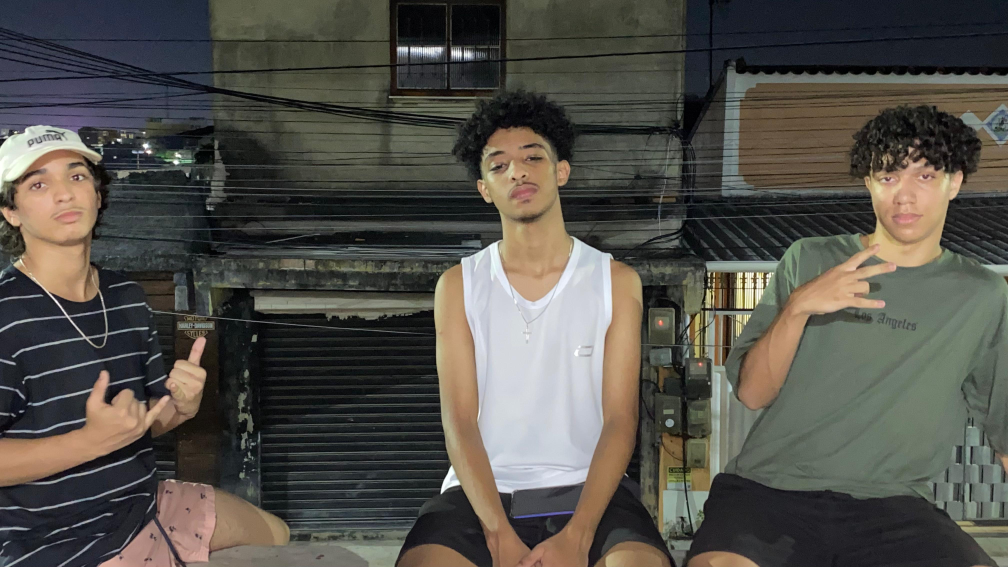
#> input picture pic.jpg, 4032 x 2268 px, given in place of the camera (shown at 1/4 size)
$ python ReconhecimentoFacial.py
#> lines starting #> are read from the running program, lines starting #| are printed output that depends on the picture; after the words box and inside, x2 and y2 are one past the last pixel; in counts of white or black regions, pixels touching at a corner belong together
import cv2

cap = cv2.VideoCapture(0)
larg = 640
altu = 360

#Importando os modelos
face_cascade = cv2.CascadeClassifier("haarcascades/haarcascade_frontalface_default.xml")
eye_cascade = cv2.CascadeClassifier("haarcascades/haarcascade_eye.xml")

while True:
    ret,video = cap.read()
#> video is the input picture: shape (2268, 4032, 3); mean B, G, R 74.1, 80.5, 83.1
    video = cv2.flip(video, 1) #Inverte a webcam, concerta ela
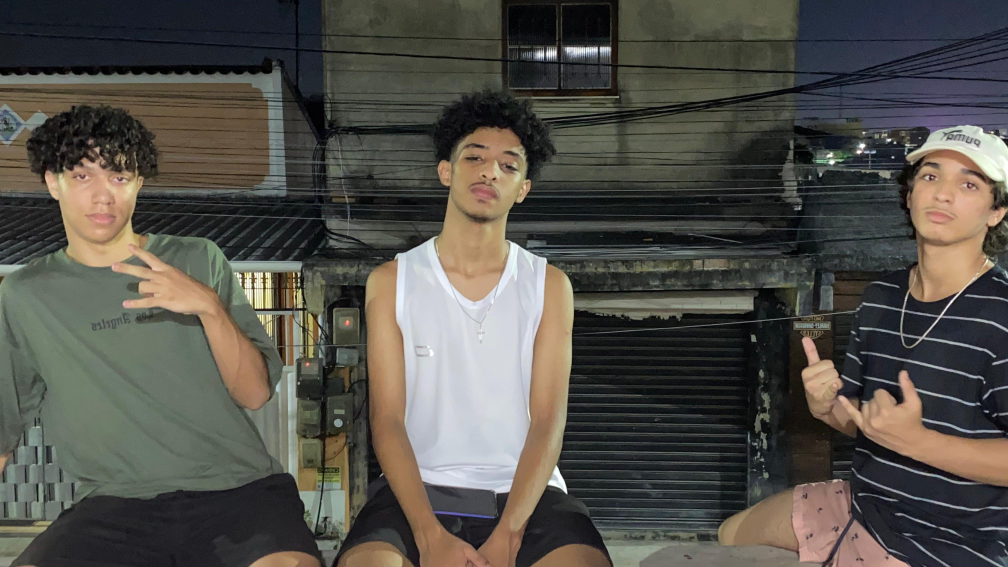
#> video: shape (2268, 4032, 3) (shown at 1/4 size); mean B, G, R 74.1, 80.5, 83.1

    capture = cv2.resize(video, (larg,altu), fx = 0, fy = 0, interpolation= cv2.INTER_AREA) #Img da webcam
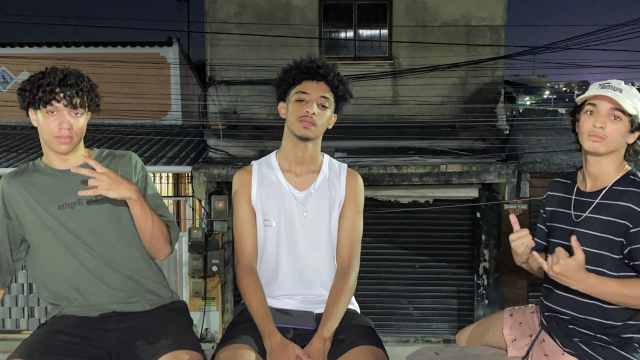
#> capture: shape (360, 640, 3); mean B, G, R 74.1, 80.5, 83.1
    graycapture = cv2.cvtColor(capture, cv2.COLOR_BGR2GRAY)
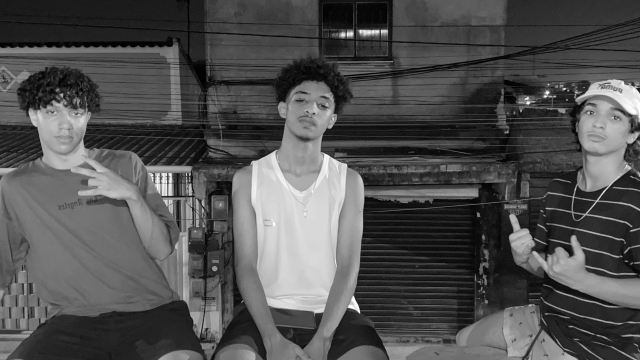
#> graycapture: shape (360, 640); min 1, max 254, mean 80.6

    #Rosto
    faces = face_cascade.detectMultiScale(graycapture, 1.3, 5)
#> faces = [[277, 77, 66, 66]]
    for (x,y,w,h) in faces: #x, y, width, heigth
        cv2.rectangle(capture, (x, y), (x+w, y+h),(255, 0, 0), 2)

        roi_graycapture = graycapture[y:y+h, x:x+w] #ROI é Region Of Interesse
        roi_capture = capture[y:y+h, x:x+w]

        print(int(x+w/2), int(y+h/2))
        cv2.imshow('Reconhecimento Facial', capture)

        #Olhos
        eyes = eye_cascade.detectMultiScale(graycapture)

        for (ex,ey,ew,eh) in eyes: #x, y, width, heigth
            cv2.rectangle(capture, (ex, ey), (ex+ew, ey+eh),(0, 255, 0), 2)
#> this loop made 1 pass
#> (x, y, w, h, eyes) on pass 1: (277, 77, 66, 66, [[605, 108, 20, 20]])
#| 310 110
#> pass 1, `roi_graycapture = graycapture[y:y+h, x:x+w]`:
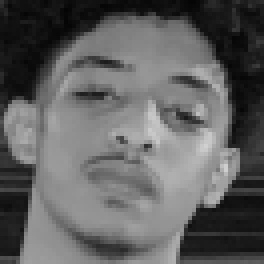
#> roi_graycapture: shape (66, 66) (shown 4 times larger); min 4, max 208, mean 96.3
#> pass 1, `roi_capture = capture[y:y+h, x:x+w]`:
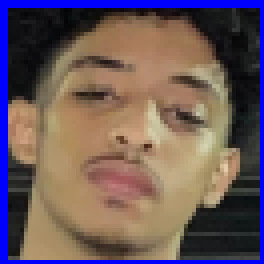
#> roi_capture: shape (66, 66, 3) (shown 4 times larger); mean B, G, R 92, 89, 107.5
#> pass 1, `cv2.imshow('Reconhecimento Facial', capture)`:
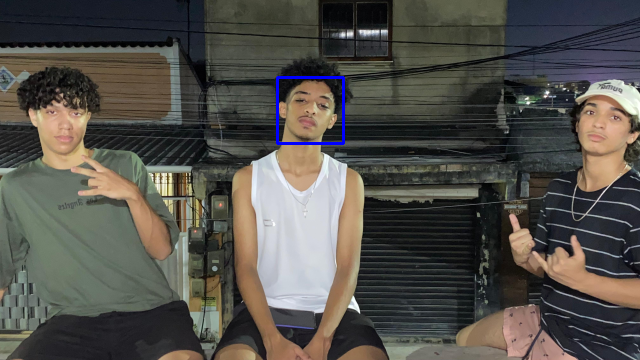
#> window 'Reconhecimento Facial': shape (360, 640, 3); mean B, G, R 74.8, 80.3, 82.9
#> after the loop:
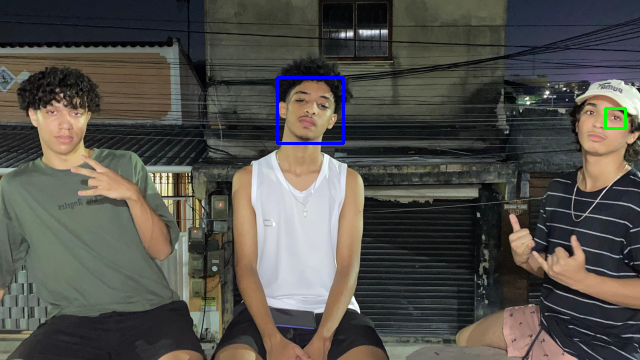
#> capture: shape (360, 640, 3); 0.44% of pixels changed, all inside (x1, y1, x2, y2) = (276, 76, 627, 145)


    key = cv2.waitKey(1) & 0xFF
#> (key Esc is pressed here)
    if key == 27: #Esse 27 é o esc
        break

cv2.destroyAllWindows()
cap.release
